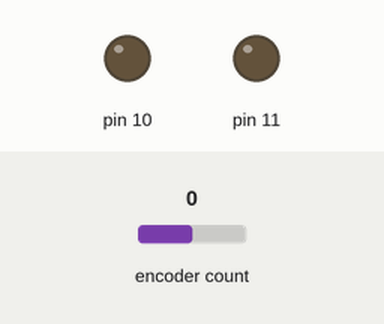
The sketch below on a simulated Arduino Uno, built with avr-gcc and run on an emulated ATmega328P. Parts: output pins drawn as LEDs (lit = HIGH). The test bench sets the inputs (shaded band); at power-on: encoder count 0. What the sketch prints to the serial monitor is not drawn.

Above: at 0.1 s.
At 5.1 s:
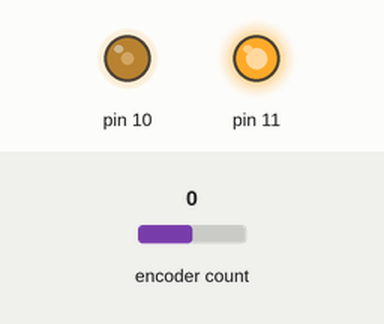
Timing chart, 0 to 6.6 s (numbered marks = the images above):
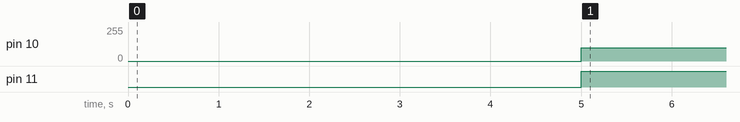

Measured:
- by itself, pin 10: 0/255 → 100/255 at 5.0 s
- by itself, pin 11: LOW → HIGH at 5.0 s

The sketch:

PID_test.ino
```cpp
#include <PID_v1.h>
#include <Encoder.h>

//Define Variables we'll be connecting to
double Setpoint, Input, Output, direction_pin, power_pin;
Encoder knobLeft(16, 17);

//Specify the links and initial tuning parameters
//1,.0017,.01
PID myPID(&Input, &Output, &Setpoint,1,0.0018,.01, DIRECT);
unsigned long time;

void setup()
{
  Serial.begin(9600);
  delay(5000);
  //set up motors
  pinMode(11, OUTPUT);
  pinMode(10, OUTPUT);
  //initialize the variables we're linked to
  Input = 0;
  knobLeft.write(0);
  Setpoint = -2000;
  myPID.SetOutputLimits(-100, 100);
  //turn the PID on
  myPID.SetMode(AUTOMATIC);
}

void loop()
{
  time = millis();
  Input = knobLeft.read();
  myPID.Compute();
  Serial.print(Input);
  Serial.println();
  //Serial.print(power_pin);
  Serial.println();
  if (Output >= 0){
    direction_pin = LOW;
  }
  else {
    direction_pin = HIGH;
  }

  power_pin = abs(Output);
  digitalWrite(11,direction_pin);
  //analogWrite(10,255);
  analogWrite(10,power_pin);
  myPID.SetTunings(1.5,0.01,0.01);
  //myPID.SetTunings(1.5,0.01,0.01);
  /*
  if (abs(Input - Setpoint) < 15){
    myPID.SetTunings(3,.0005,.007);
  }
  else if (abs(Input - Setpoint) < 30){
    myPID.SetTunings(1,.0017,.01);
  }
  else {
    myPID.SetTunings(.5,.0017,.015);
  }
  */
  while (millis() - time < 1){}
}

int map_output(double output)
{
  if (output < 30 && output > 10){
    return 30;
  }
  else return output;
}
```
